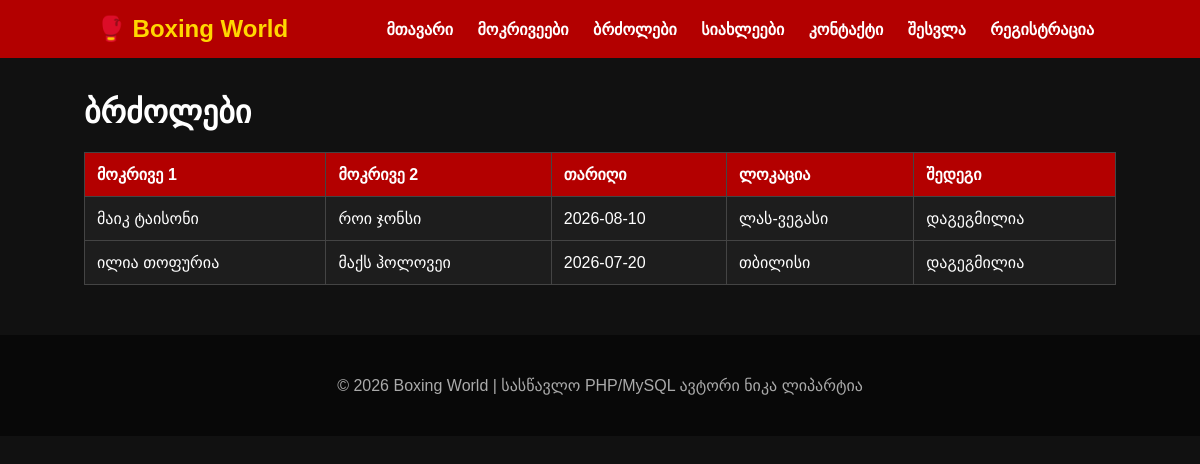
The app's page /matches.php with its own data.
### tables this page shows
CREATE TABLE IF NOT EXISTS matches (
    id INT AUTO_INCREMENT PRIMARY KEY,
    fighter_one VARCHAR(120) NOT NULL,
    fighter_two VARCHAR(120) NOT NULL,
    match_date DATE NOT NULL,
    location VARCHAR(160) NOT NULL,
    result VARCHAR(255) DEFAULT 'დაგეგმილია'
);

### matches.php (the view)
<?php include 'header.php'; include 'config/db.php'; ?>
<div class="container">
    <h1>ბრძოლები</h1>
    <table class="table">
        <tr><th>მოკრივე 1</th><th>მოკრივე 2</th><th>თარიღი</th><th>ლოკაცია</th><th>შედეგი</th></tr>
        <?php $result = mysqli_query($conn, "SELECT * FROM matches ORDER BY match_date DESC"); while($row=mysqli_fetch_assoc($result)): ?>
        <tr>
            <td><?= htmlspecialchars($row['fighter_one']) ?></td>
            <td><?= htmlspecialchars($row['fighter_two']) ?></td>
            <td><?= htmlspecialchars($row['match_date']) ?></td>
            <td><?= htmlspecialchars($row['location']) ?></td>
            <td><?= htmlspecialchars($row['result']) ?></td>
        </tr>
        <?php endwhile; ?>
    </table>
</div>
<?php include 'footer.php'; ?>

### css/style.css (style rules this page uses)
* { box-sizing:border-box }
body { margin:0;font-family:Arial,Helvetica,sans-serif;background:#111;color:#fff }
.container { width:86%;margin:35px auto }
.table { width:100%;border-collapse:collapse;background:#1d1d1d }
.table th,.table td { border:1px solid #444;padding:12px;text-align:left }
.table th { background:#b30000 }

### records on screen
matches: fighter_one "მაიკ ტაისონი", fighter_two "როი ჯონსი", match_date "2026-08-10", location "ლას-ვეგასი", result "დაგეგმილია"
matches: fighter_one "ილია თოფურია", fighter_two "მაქს ჰოლოვეი", match_date "2026-07-20", location "თბილისი", result "დაგეგმილია"
